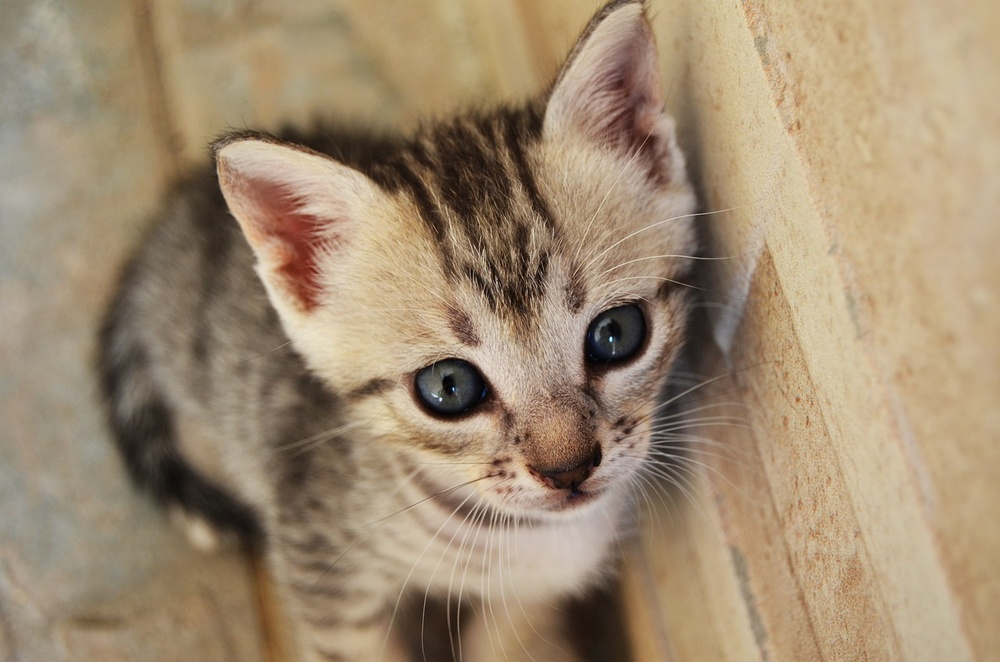
%> input picture matlab_kodları/catt.jpg, 1000 x 662 px, shrunk from 1280 x 848 before the run
$ octave binary_grt.m   (GNU Octave 9; MATLAB toolbox functions it lacks are replaced by stand-ins)
%> lines starting %> are read from the running program, lines starting %| are printed output that depends on the picture; in (x1, y1, x2, y2) boxes, pixels count from 0 and x2, y2 are one past the last pixel; in counts of white or black regions, pixels touching at a corner belong together; the program's own positions count from 1
% Renkli bir görüntü okuma
I = imread('catt.jpg');
%> I is the input picture: size 662x1000x3 uint8; mean R, G, B 159.7, 139.3, 113.5

% Gri tonlamaya çevirme
I_gray = rgb2gray(I);
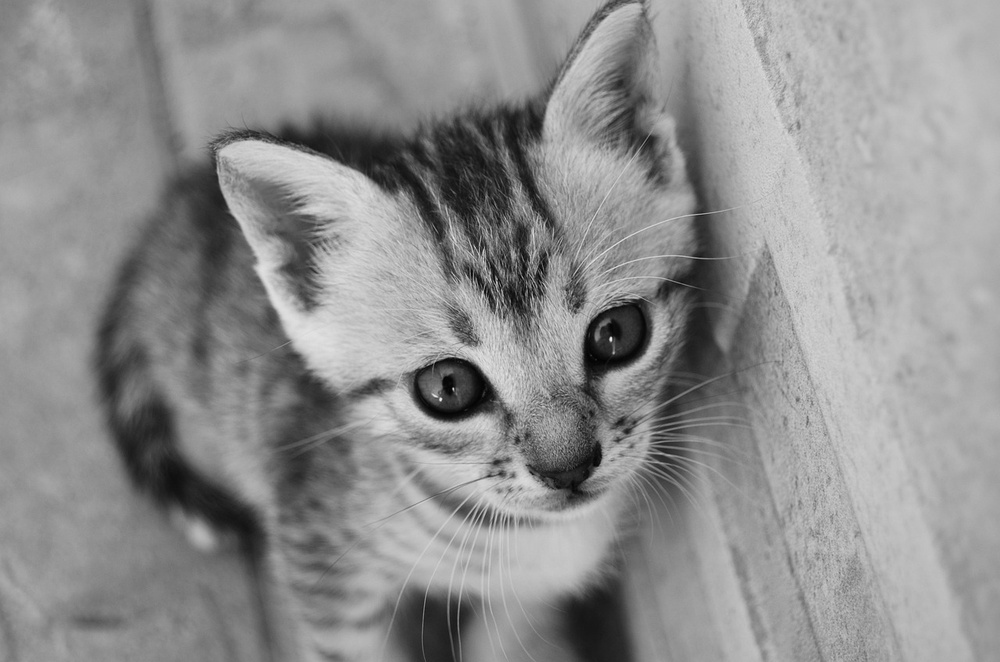
%> I_gray: size 662x1000 uint8; min 1, max 235, mean 142.5

% Eşikleme (binary) işlemi
threshold = 100; % 100 eşik değeri
I_binary = imbinarize(I_gray, threshold / 255); % 0-1 arası normalizasyon
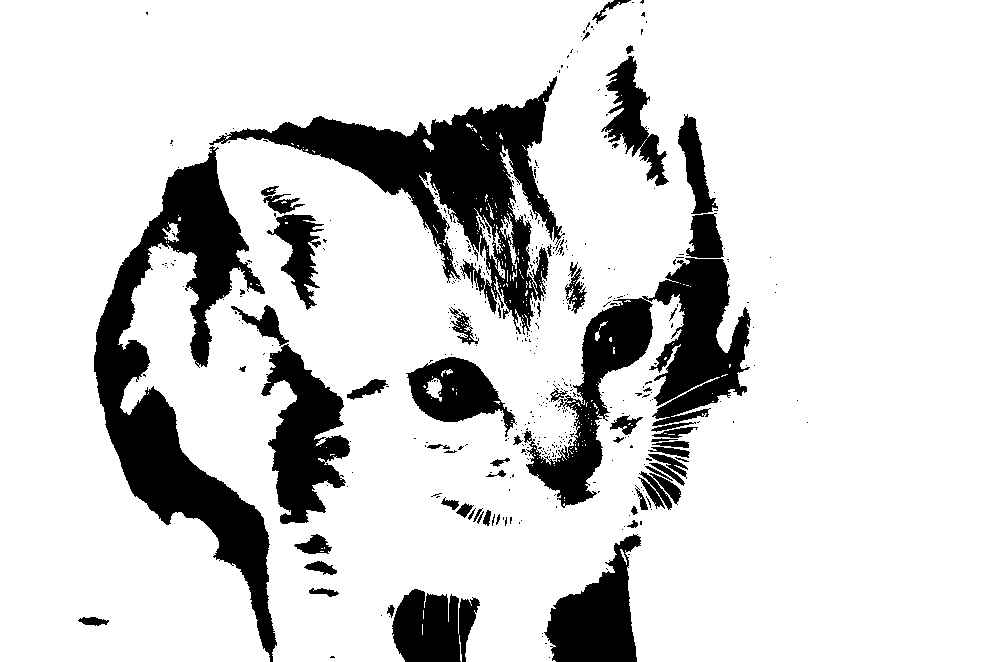
%> I_binary: size 662x1000 logical; 83.2% white; 447 black regions (384 under 20 px), largest, box (x1, y1, x2, y2) and area: (94, 146, 277, 662) 27732, (209, 76, 565, 335) 23869, (524, 258, 751, 508) 18331

% Sonuçları gösterme
imshow(I_binary);
title('İkili Görüntü');

$ run again, with matlab_kodları/cat.jpg copied over matlab_kodları/catt.jpg
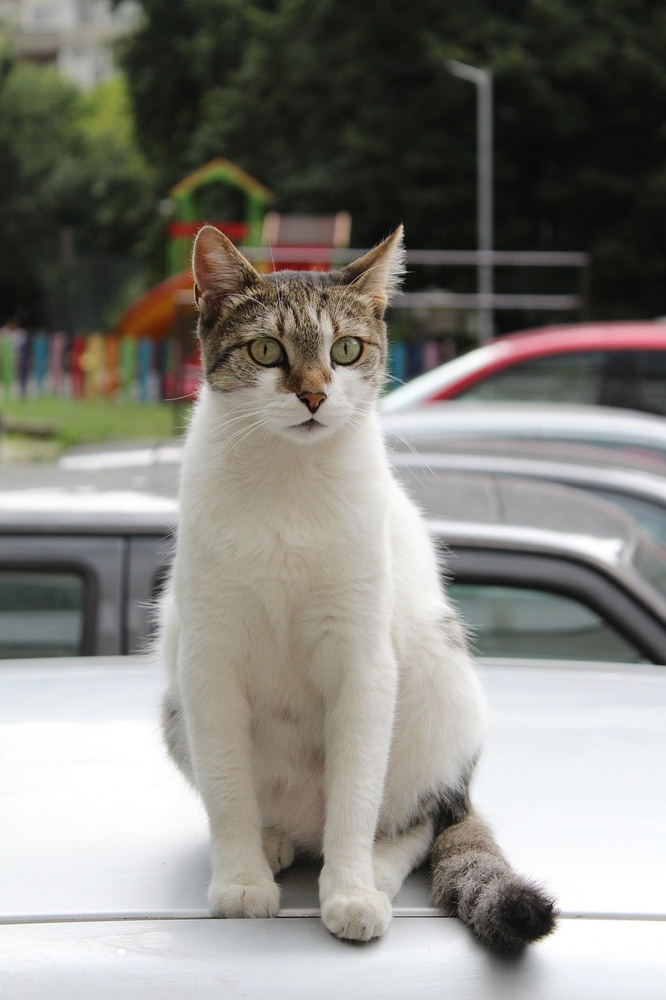
%> input picture matlab_kodları/cat.jpg, 666 x 1000 px, shrunk from 853 x 1280 before the run
%> I is the input picture: size 1000x666x3 uint8; mean R, G, B 133.1, 131.6, 125.1
%> `I_gray = rgb2gray(I);`:
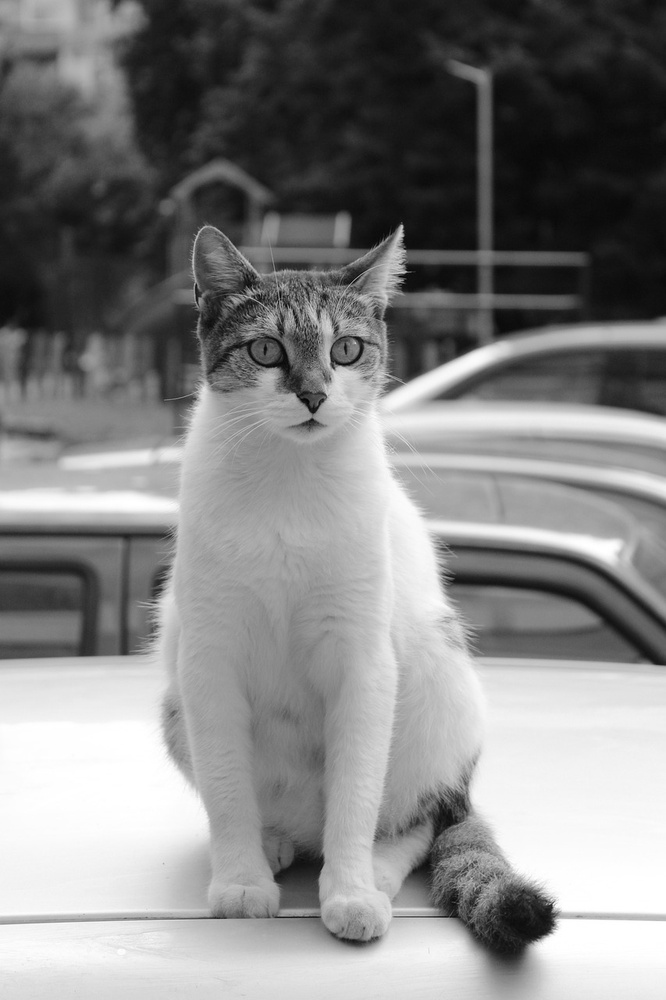
%> I_gray: size 1000x666 uint8; min 0, max 255, mean 131.3
%> `I_binary = imbinarize(I_gray, threshold / 255);`:
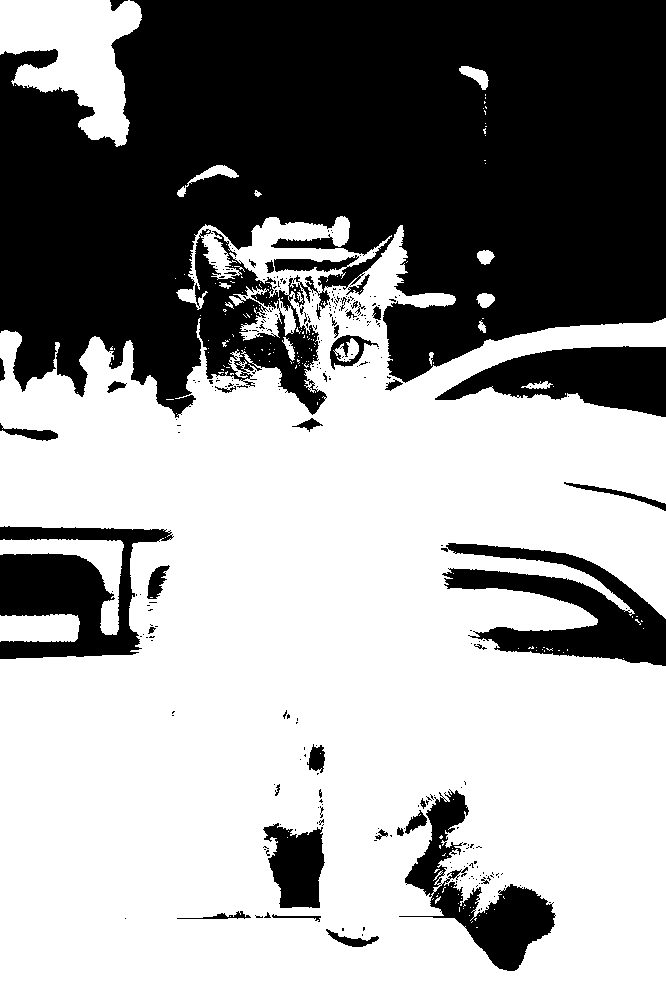
%> I_binary: size 1000x666 logical; 61% white; 293 black regions (250 under 20 px), largest, box (x1, y1, x2, y2) and area: (0, 0, 666, 418) 208841, (0, 526, 174, 659) 12120, (441, 543, 666, 666) 11887
